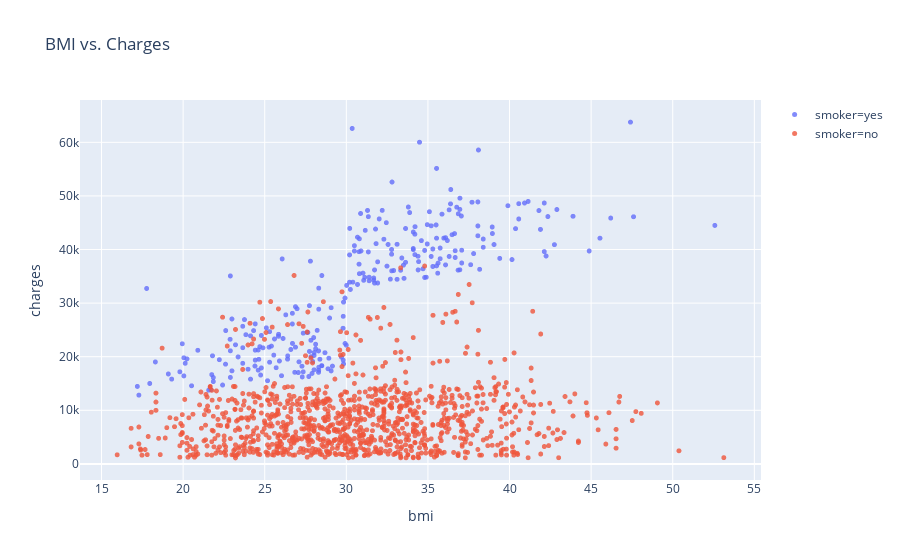

Source (notebook cell):
### Markdown cell above
## BMI and Charges
Let's visualize the relationship between BMI (body mass index) and charges using another scatter plot. Once again, we'll use the values from the "smoker" column to color the points.

### Code cell
fig = px.scatter(
    medical_df,
    x="bmi",
    y="charges",
    color="smoker",
    opacity=0.8,
    hover_data=["sex"],
    title="BMI vs. Charges",
)
fig.update_traces(marker_size=5)
fig.show()

### Figure 1 — Plotly figure (JSON) as saved in the notebook; plotly's stock layout.template omitted (floating-point values rounded to 4 significant figures; data arrays with more than 128 entries replaced by an {"elided": "..."} marker saying what was removed)
{"data": [{"customdata": {"elided": "274x1 str values"}, "hoverlabel": {"namelength": 0}, "hovertemplate": "smoker=yes<br>bmi=%{x}<br>charges=%{y}<br>sex=%{customdata[0]}", "legendgroup": "smoker=yes", "marker": {"color": "#636efa", "opacity": 0.8, "size": 5, "symbol": "circle"}, "mode": "markers", "name": "smoker=yes", "showlegend": true, "type": "scattergl", "x": {"elided": "274 float values"}, "xaxis": "x", "y": {"elided": "274 float values"}, "yaxis": "y"}, {"customdata": {"elided": "1064x1 str values"}, "hoverlabel": {"namelength": 0}, "hovertemplate": "smoker=no<br>bmi=%{x}<br>charges=%{y}<br>sex=%{customdata[0]}", "legendgroup": "smoker=no", "marker": {"color": "#EF553B", "opacity": 0.8, "size": 5, "symbol": "circle"}, "mode": "markers", "name": "smoker=no", "showlegend": true, "type": "scattergl", "x": {"elided": "1064 float values"}, "xaxis": "x", "y": {"elided": "1064 float values"}, "yaxis": "y"}], "layout": {"legend": {"tracegroupgap": 0}, "title": {"text": "BMI vs. Charges"}, "xaxis": {"anchor": "y", "domain": [0, 1], "title": {"text": "bmi"}}, "yaxis": {"anchor": "x", "domain": [0, 1], "title": {"text": "charges"}}}}
